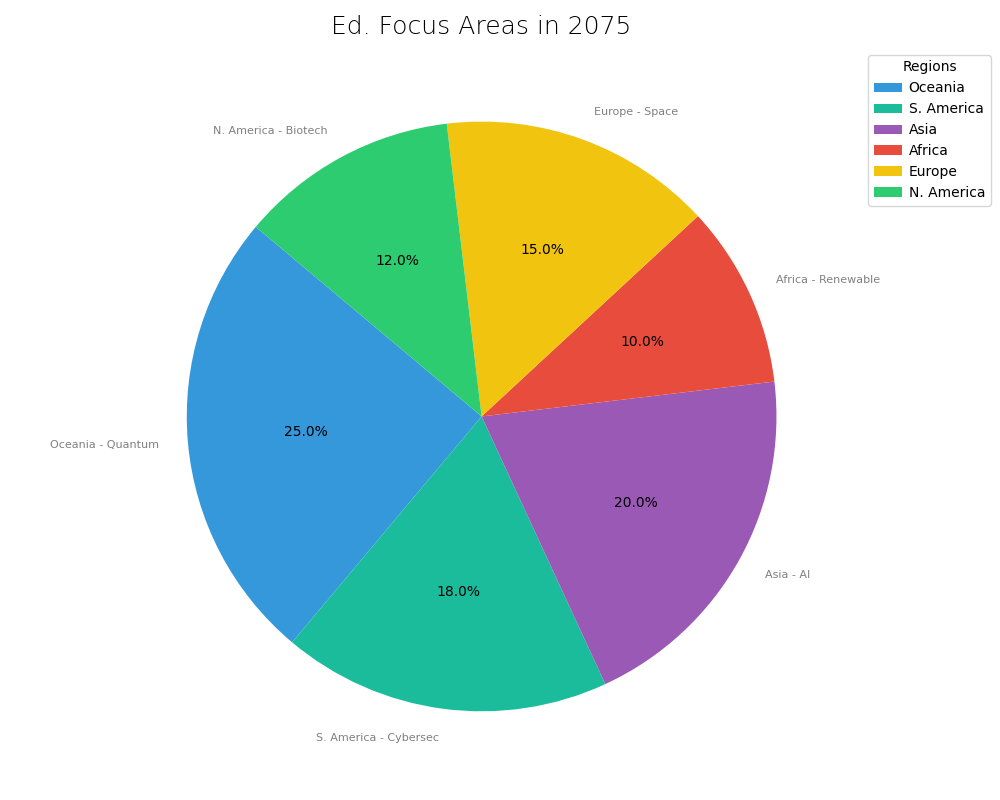

Reproduce this figure in Python.
import matplotlib.pyplot as plt

regions = ['Oceania', 'S. America', 'Asia', 'Africa', 'Europe', 'N. America']
focuses = ['Quantum', 'Cybersec', 'AI', 'Renewable', 'Space', 'Biotech']
percentages = [25, 18, 20, 10, 15, 12]

colors = ['#3498DB', '#1ABC9C', '#9B59B6', '#E74C3C', '#F1C40F', '#2ECC71']

fig, ax = plt.subplots(figsize=(10, 8))

# Apply dashed line style, and different marker styles
wedges, texts, autotexts = ax.pie(
    percentages,
    colors=colors,
    autopct='%1.1f%%',
    startangle=140,
    shadow=False,  # Removed shadow for a flat design
    wedgeprops={'linestyle': '--'}  # Dashed border style
)

for i, text in enumerate(texts):
    text.set_text(f"{regions[i]} - {focuses[i]}")  # Combined region and focus in a single line
    text.set_size(8)  # Altered text size for thematic contrast
    text.set_color('grey')  # Altered text color

plt.setp(autotexts, size=10, weight='regular', color='black')  # Lightened on text weight

# Title with different font properties
ax.set_title("Ed. Focus Areas in 2075", fontsize=18, fontweight='light', pad=10)

# Altered legend location and title
ax.legend(wedges, regions, title="Regions", loc="upper right", handletextpad=0.5, bbox_to_anchor=(1.2, 1))

# Apply grid for improved readability
ax.grid(True, linestyle=':', linewidth=0.5)

plt.tight_layout()
plt.show()
